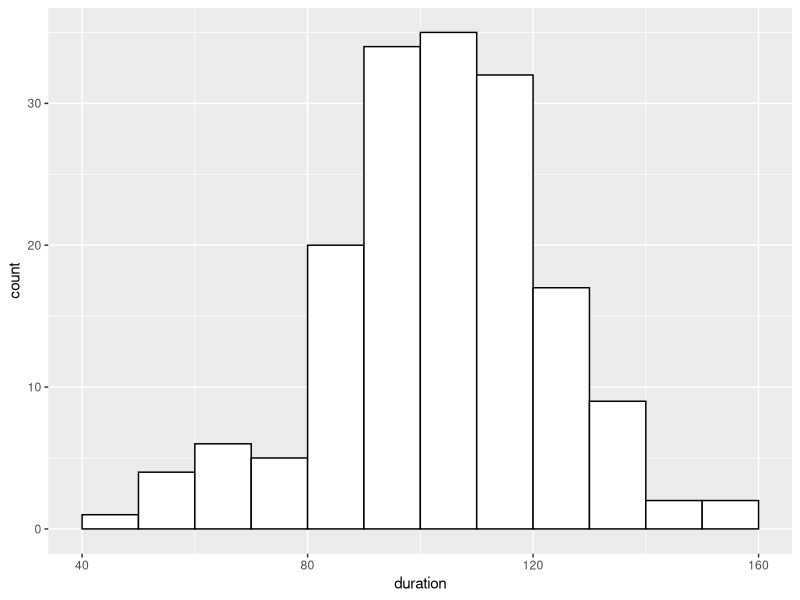
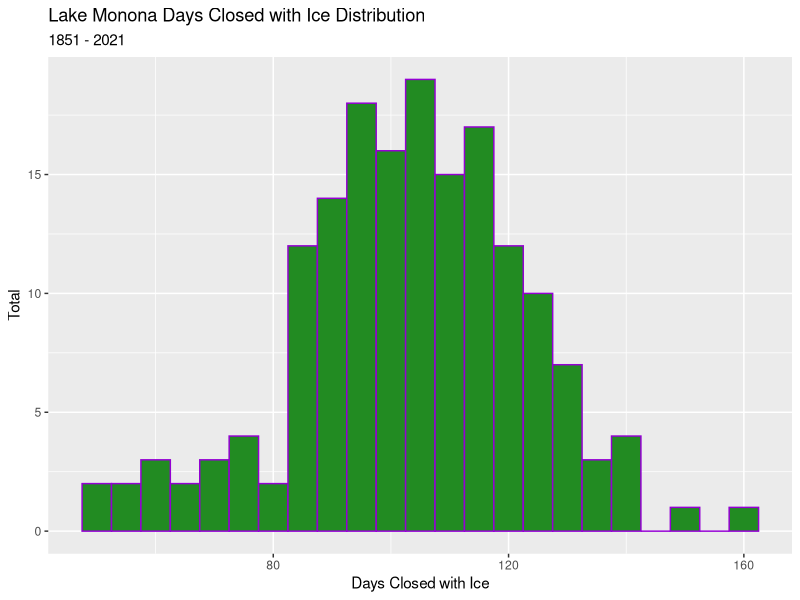
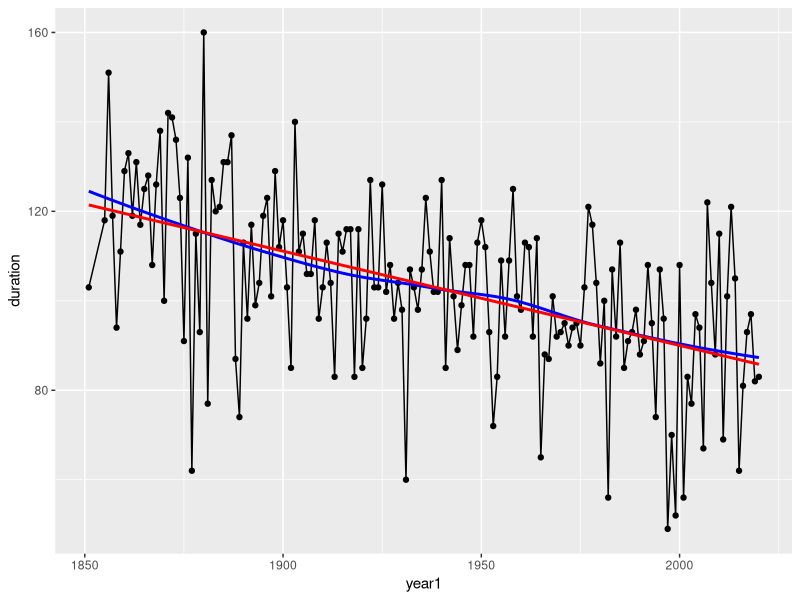
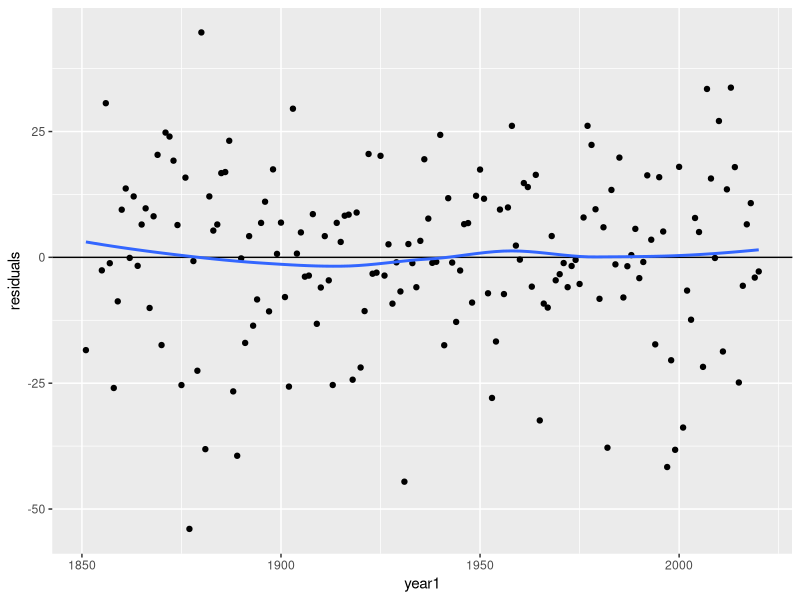
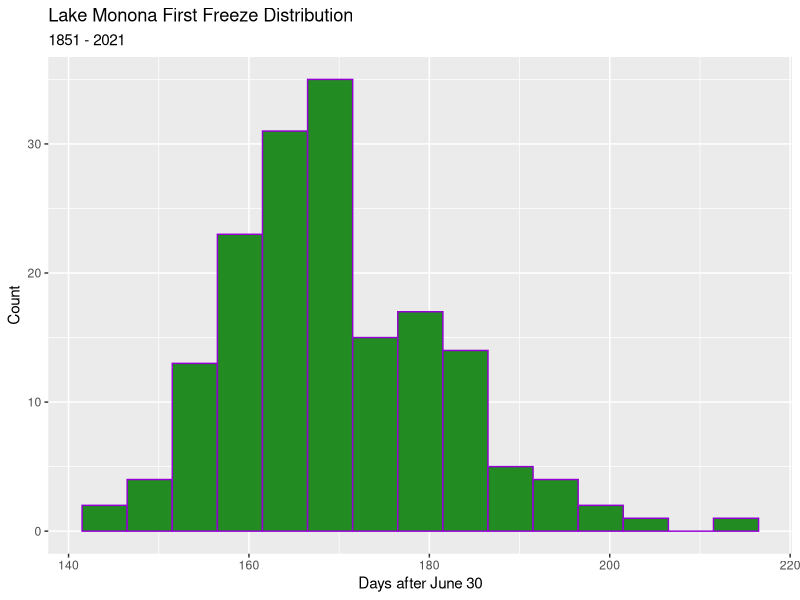
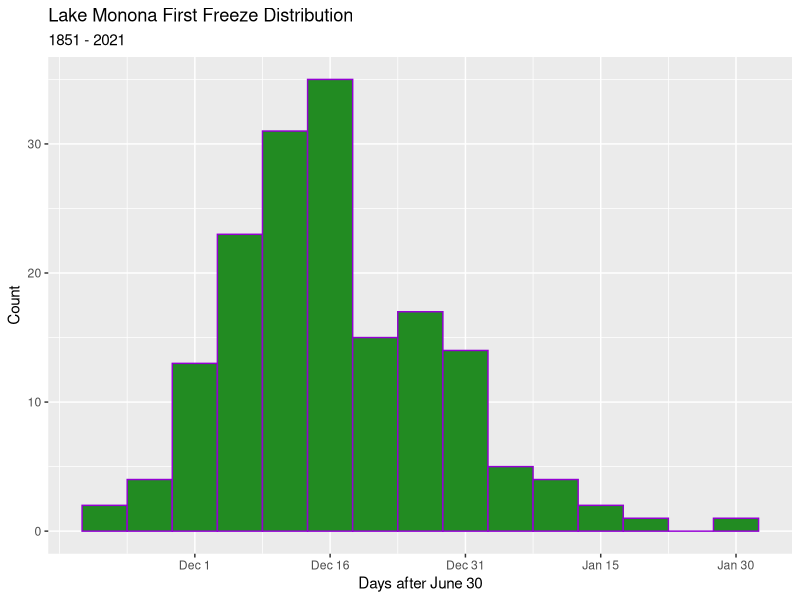
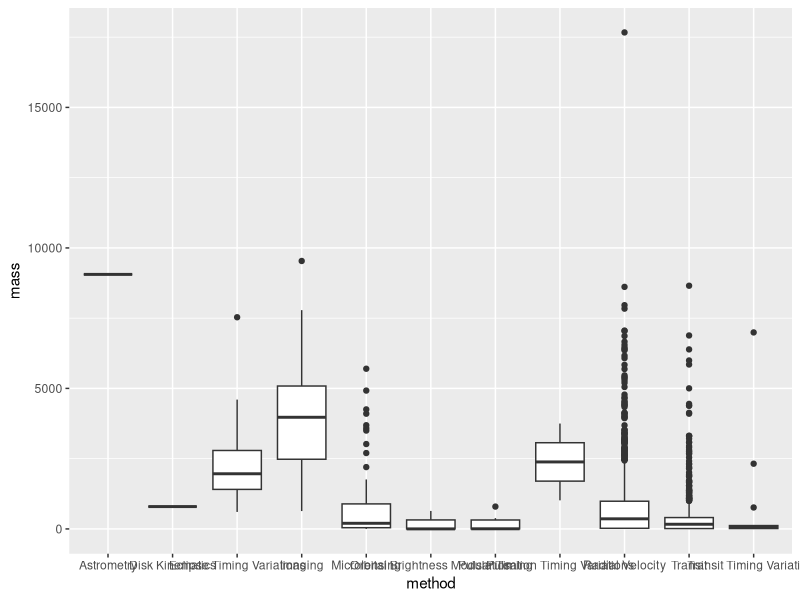
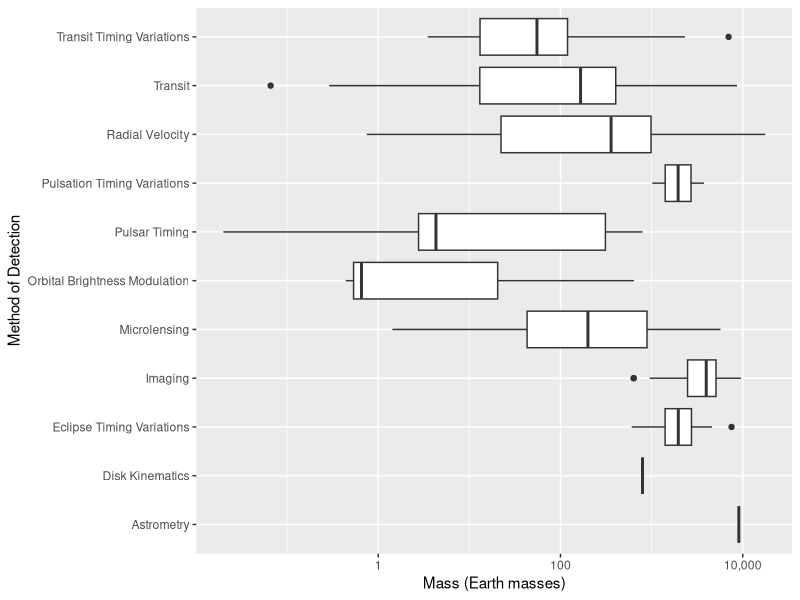

The R script that drew these images, in order:
## ---- chunk 1
knitr::opts_chunk$set(echo = TRUE, message=FALSE)
library(tidyverse)
library(lubridate)
## ---- chunk 2
## The echo = FALSE argument to this chunk
##   means that the code will not appear in the output
##   but the code will run so that the data is in the session

## Read Lake Monona data
## Remove rows with missing data
monona = read_csv("lake-monona-winters-2021.csv") %>%
  drop_na()
## ---- chunk 3
ggplot(monona, aes(x=duration)) +
  geom_histogram(boundary=0, binwidth=10, color="black", fill="white")
## ---- chunk 4
## modify this code
ggplot(monona, aes(x = duration)) +
  geom_histogram(center = 70, binwidth = 5, fill = "forestgreen", color = "darkviolet")+
  xlab("Days Closed with Ice") +
  ylab("Total") +
  ggtitle("Lake Monona Days Closed with Ice Distribution", subtitle = "1851 - 2021")
## ---- chunk 5
ggplot(monona, aes(x = year1, y = duration)) +
  geom_point() +
  geom_line() +
  geom_smooth(color = "blue", se = FALSE) +
  geom_smooth(method = "lm", color = "red", se = FALSE)
## ---- chunk 6
## Fit the model
fit = lm(duration ~ year1, data = monona)

## Add fitted values and residuals to the data set
monona = monona %>% 
  mutate(fitted = fitted(fit),
         residuals = residuals(fit))
## ---- chunk 7
ggplot(monona, aes(x = year1, y = residuals)) +
  geom_point() +
  geom_hline(yintercept = 0) +
  geom_smooth(se = FALSE)
## ---- chunk 8
## add winter_day = #days of first freeze after June 30
monona = monona %>% 
  mutate(winter_day = as.numeric(
    first_freeze - ymd(str_c(year1,"-06-30"))))
## ---- chunk 9
## Make the histogram
ggplot(monona, aes(x = winter_day)) +
  geom_histogram(center = 154, binwidth = 5, fill = "forestgreen", color = "darkviolet") +
  xlab("Days after June 30") +
  ylab("Count") +
  ggtitle("Lake Monona First Freeze Distribution",
          subtitle = "1851 - 2021")

## ---- chunk 10
ggplot(monona, aes(x = winter_day)) +
  geom_histogram(binwidth = 5, center = 154, color = "darkviolet", fill = "forestgreen") +
  scale_x_continuous(breaks = seq(154,214,by=15),
                     labels = c("Dec 1", "Dec 16", "Dec 31", "Jan 15", "Jan 30")) +
  xlab("Days after June 30") +
  ylab("Count") +
  ggtitle("Lake Monona First Freeze Distribution",
          subtitle = "1851 - 2021")
## ---- chunk 11
## Note: the file begins with 100 comment lines which we skip
exo = read_csv("../../data/exoplanets_default_2021-06-15.csv", skip = 100) %>% 
  select(pl_name, hostname, discoverymethod, pl_bmasse) %>%
  rename(planet = pl_name,
         star = hostname,
         method = discoverymethod,
         mass = pl_bmasse) %>% 
  drop_na(mass)
## ---- chunk 12
ggplot(exo, aes(x = method, y = mass)) +
  geom_boxplot()
## ---- chunk 13
## You may need to install the scales package if the next line causes an error
library(scales)

## Make the side-by-side boxplots
ggplot(exo, aes(x = method, y = mass)) +
  geom_boxplot() +
  ## (A) What does the following line do?
  scale_y_continuous(trans = "log10", label = comma) +
  xlab("Method of Detection") +
  ylab("Mass (Earth masses)") +
  ## (B) What does the following line do?
  coord_flip()
## ---- chunk 14
ggplot(exo) + 
  geom_density(aes(x = mass), color = "darkviolet", fill = "forestgreen")
## ---- chunk 15
ggplot(exo) + 
  geom_density(aes(x = mass), color = "darkviolet", fill = "forestgreen") +
  scale_x_continuous(trans = "log10", label = comma) 
